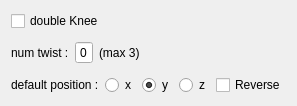
<?xml version="1.0" encoding="UTF-8"?>
<ui version="4.0">
    <class>Form</class>
    <widget class="QWidget" name="Form">
        <property name="geometry">
            <rect>
                <x>0</x>
                <y>0</y>
                <width>293</width>
                <height>106</height>
            </rect>
        </property>
        <property name="windowTitle">
            <string>Form</string>
        </property>
        <layout class="QVBoxLayout" name="verticalLayout">
            <item>
                <widget class="QCheckBox" name="doubleKnee_ckb">
                    <property name="text">
                        <string>double Knee</string>
                    </property>
                </widget>
            </item>
            <item>
                <layout class="QHBoxLayout" name="horizontalLayout">
                    <item>
                        <widget class="QLabel" name="label">
                            <property name="text">
                                <string>num twist :</string>
                            </property>
                        </widget>
                    </item>
                    <item>
                        <widget class="QSpinBox" name="numTwist_box">
                            <property name="buttonSymbols">
                                <enum>QAbstractSpinBox::NoButtons</enum>
                            </property>
                            <property name="maximum">
                                <number>3</number>
                            </property>
                        </widget>
                    </item>
                    <item>
                        <widget class="QLabel" name="label_3">
                            <property name="text">
                                <string>(max 3)</string>
                            </property>
                        </widget>
                    </item>
                    <item>
                        <widget class="QLabel" name="label_2">
                            <property name="sizePolicy">
                                <sizepolicy hsizetype="MinimumExpanding" vsizetype="Preferred">
                                    <horstretch>0</horstretch>
                                    <verstretch>0</verstretch>
                                </sizepolicy>
                            </property>
                            <property name="text">
                                <string/>
                            </property>
                        </widget>
                    </item>
                </layout>
            </item>
            <item>
                <layout class="QHBoxLayout" name="horizontalLayout_2">
                    <item>
                        <widget class="QLabel" name="label_4">
                            <property name="text">
                                <string>default position :</string>
                            </property>
                        </widget>
                    </item>
                    <item>
                        <widget class="QRadioButton" name="defaultX_radioBtn">
                            <property name="text">
                                <string>x</string>
                            </property>
                        </widget>
                    </item>
                    <item>
                        <widget class="QRadioButton" name="defaultY_radioBtn">
                            <property name="text">
                                <string>y</string>
                            </property>
                            <property name="checked">
                                <bool>true</bool>
                            </property>
                        </widget>
                    </item>
                    <item>
                        <widget class="QRadioButton" name="defaultZ_radioBtn">
                            <property name="text">
                                <string>z</string>
                            </property>
                        </widget>
                    </item>
                    <item>
                        <widget class="QCheckBox" name="reverseOri_ckb">
                            <property name="text">
                                <string>Reverse</string>
                            </property>
                        </widget>
                    </item>
                </layout>
            </item>
        </layout>
    </widget>
    <resources/>
    <connections/>
</ui>
